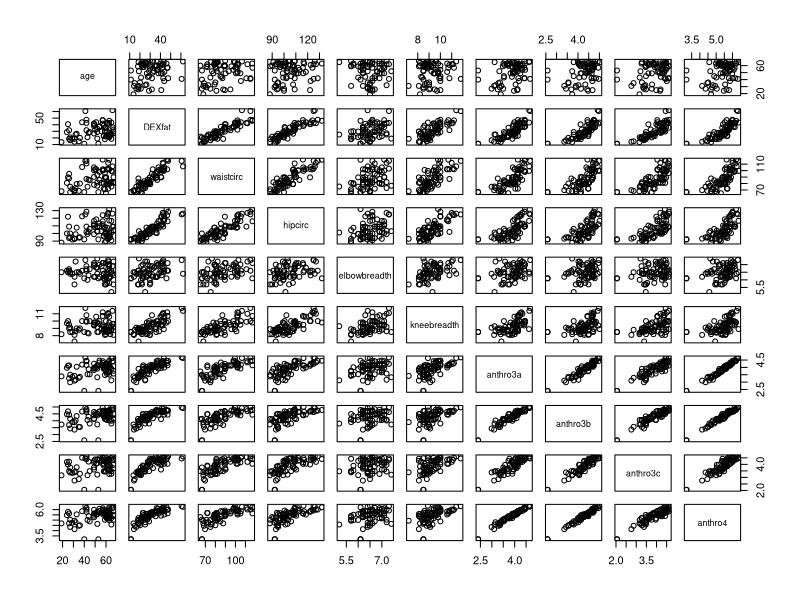
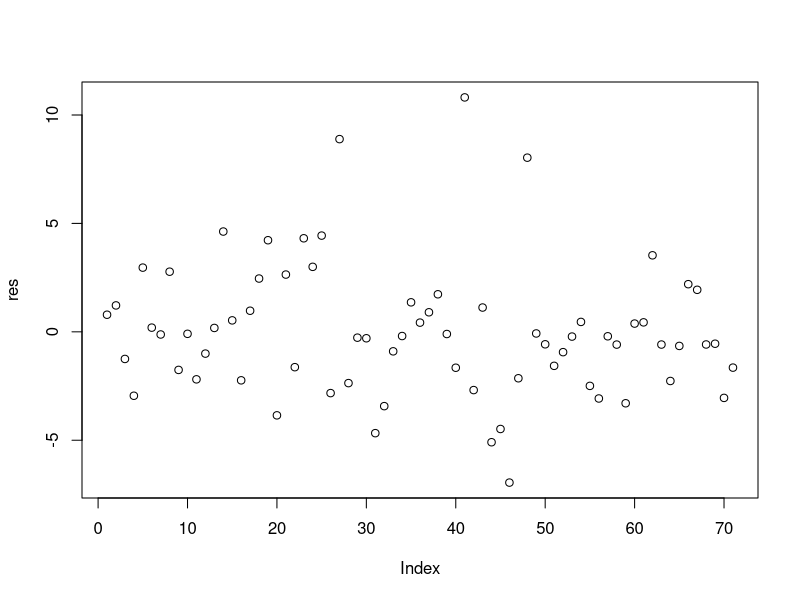
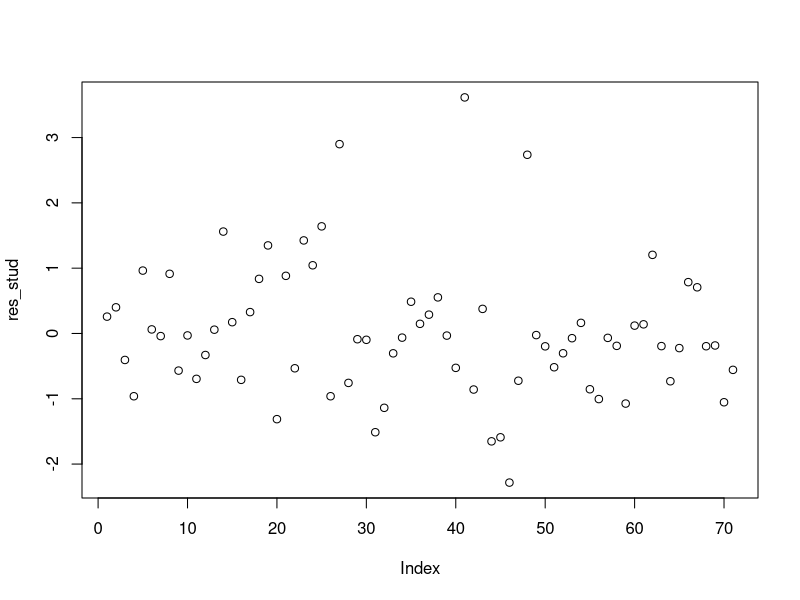
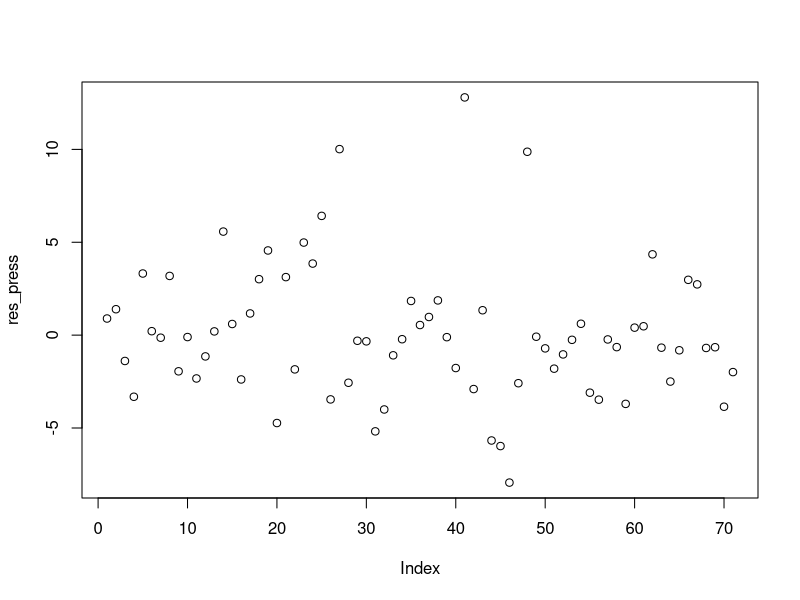
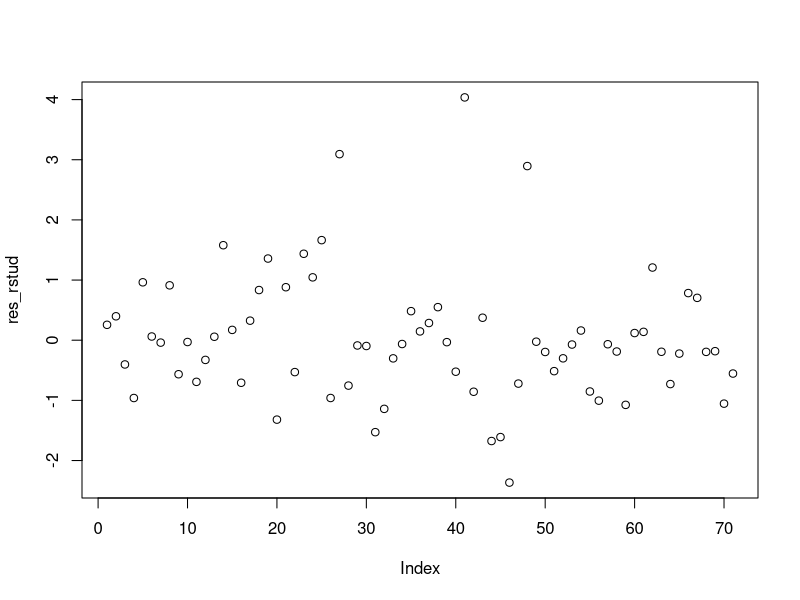
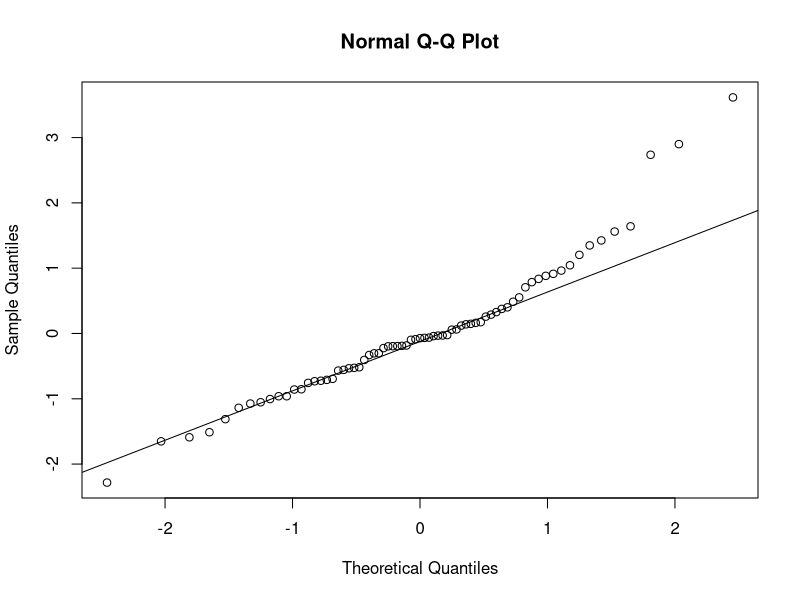
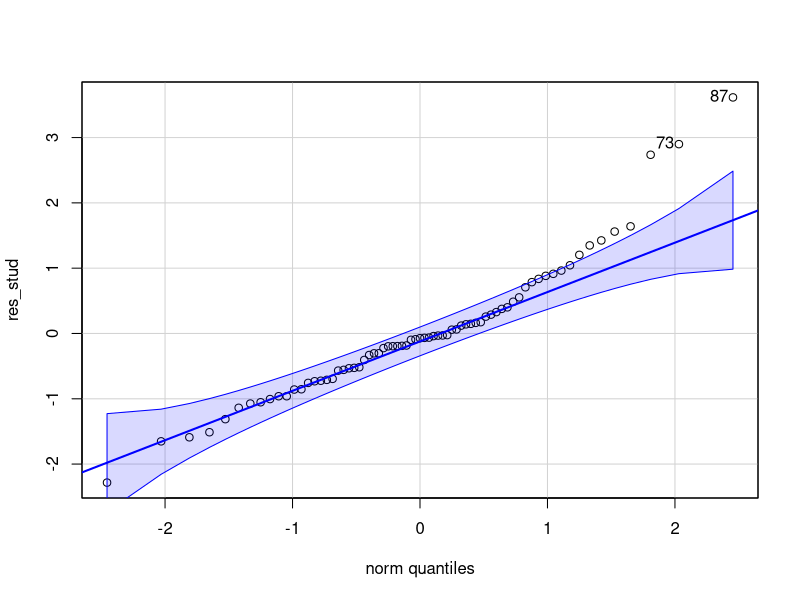
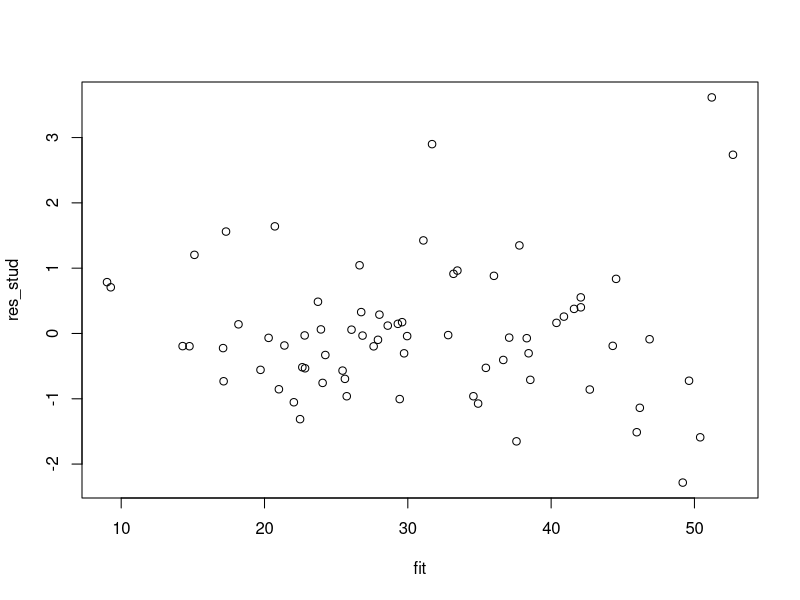

Source code (R) for these figures, in order:
#Load the data
library("TH.data")
library("car")

data("bodyfat")
head(bodyfat)
plot(bodyfat)
summary(bodyfat)

#Create the full model
model <- lm(DEXfat ~., data = bodyfat)
summary(model)

#Residual analysis
n = nrow(bodyfat)
p = ncol(bodyfat)-1
res <- residuals(model)
SS_res = sum(res^2)
MS_res = SS_res/(n-p)
h_ii = lm.influence(model)$hat
S2 = ((n-p)*MS_res-res^2/(1-h_ii))/(n-p-1)

res_std <- res/sqrt(MS_res)
res_stud <- res/sqrt(MS_res*(1-h_ii))
res_press <- res/(1-h_ii)
res_rstud <- res/sqrt(S2*(1-h_ii))

plot(res)
plot(res_stud)
plot(res_press)
plot(res_rstud)

#Normal probability plot
qqnorm(res_stud)
qqline(res_stud)
qqPlot(res_stud)
#(s_res_stud <- sort(res_stud))
#c_prob <- ((1:n)-1/2)/n
#plot(s_res_stud, c_prob)

#Plot of Residuals against the Fitted Values
fit <- fitted(model)
plot(fit, res_stud)

#Plot of Residuals against the Regressor
plot(bodyfat$age, res_stud)
plot(bodyfat$waistcirc, res_stud)
plot(bodyfat$hipcirc, res_stud)
plot(bodyfat$elbowbreadth, res_stud)
plot(bodyfat$kneebreadth, res_stud)
plot(bodyfat$anthro3a, res_stud)
plot(bodyfat$anthro3b, res_stud)
plot(bodyfat$anthro3c, res_stud)
plot(bodyfat$anthro4, res_stud)

#Partial regression plots
avPlots(model)

#Partial residual plots
crPlots(model)


#Diagnostics and handling of outliers, leverage and influential observations 

#PRESS statistic 
(press = sum(res_press^2))
# Prediction variability power
SS_T = sum((bodyfat$DEXfat - mean(bodyfat$DEXfat))^2)
R2_pred = 1 - press / SS_T

# Examination of residuals - Seemingly ~3 outliers
plot(res_stud)
plot(res_press)
plot(res_rstud)

# Covratio with cutoff lines - A fair amount of seemingly influential points for precision

covrat = covratio(model)
plot(covrat)
abline(h=1 - 3*p/n)
abline(h=1 + 3*p/n)

# Cooks distance - No major influential points displacing the model parameters
cooksD = cooks.distance(model)
plot(cooksD)
cutoff = qf(0.5, p, n-p)
abline(h=cutoff)

# Leverage points - About 4 points far enough away to be considered leverage points
H_diag = lm.influence(model)$hat
plot(H_diag)
abline(h=2*p/n)
View(cbind(res, res_press))
